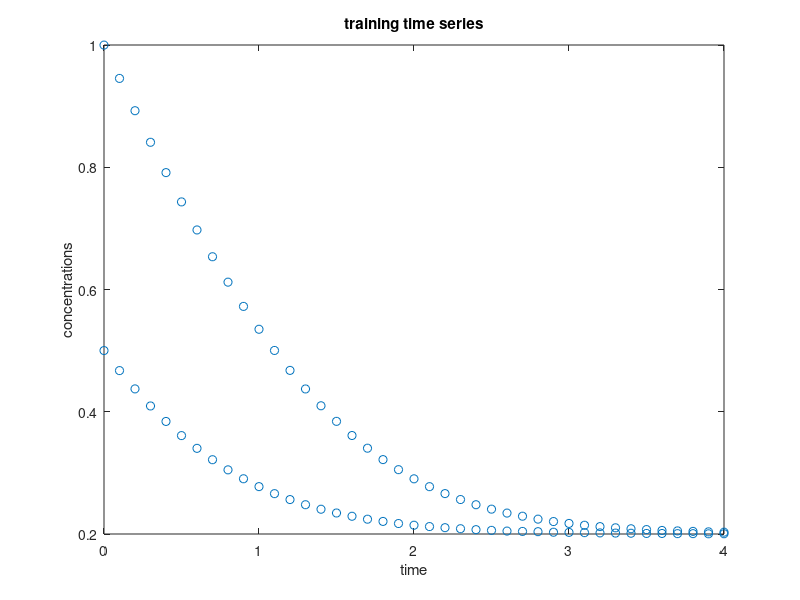
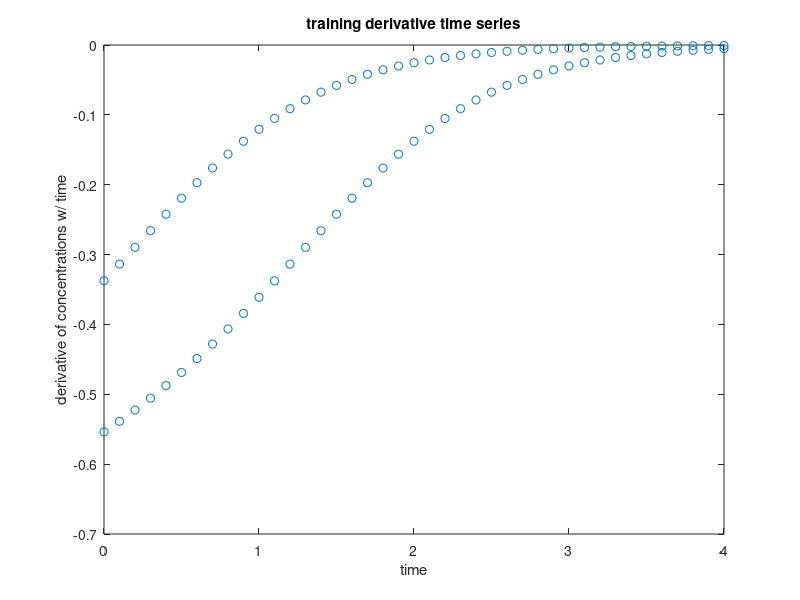

The MATLAB script that drew these images, in order: (Note: this script raises an error after producing the figures.)
% Michaelis menton kinetics

% Copyright 2017, All Rights Reserved
% Code by Niall Mangan for paper "Inferring biological networks by sparse
% identification of nonlinear dynamics"
% by N. M. Mangan S. L. Brunton, J. L. Proctor, and J. N. Kutz


clear all, close all, clc
figpath = '../figures/';
addpath('./utils');
addpath('./bioutils');

%% Define System

%size of system
n = 1;
% rate constants
Vmax = 1.5; % maximum reaction rate
Km = 0.3;   % half max reaction rate
jin = 0.6;  % influx of substrate

% reaction function
MMKinetics = @(x)jin-Vmax.*x./(Km+x);

%% generate Data
measure = 2; % number of initial conditions
dt = 0.1; % time step saved
tspan=[0:dt:4]; % time vector
N = length(tspan);

% intial condition of concentration
x0 = 0.5;

for ii = 1:measure
    % Integrate
    options = odeset('RelTol',1e-7,'AbsTol',1e-7);
    [t1,x1]=ode45(@(t,x)MMKinetics(x),tspan,x0,options);
    tt(:,ii) = t1;
    x(:,:,ii) = x1;
    
    x0 = 2*x0; % get a new initial condition
end
%% add noise & calculate derivative
eps = 1e-4; %magnitude of noise
xn = x + eps*randn(size(x)); % add normally distributed measuement error

figure(1)

%calculate exactly and add error
xt = [];dxt= []; t = [];

for ll =1:measure
    for ii=1:length(x)
        dxf(ii,:,ll) = MMKinetics(x(ii,:, ll));
    end
    epsdt =0;
    dxf = dxf+epsdt*randn(size(dxf));
    
    dxt = [dxt; dxf(:,:,ll)];
    xt = [xt; xn(:,:,ll)];
    t = [t; tt(:, ll)];
end

% % % use TVRegDiff to numerically calculate the derivative
% % % this is very sensative, and takes some playing around to make work
% % % may require more data or lower noise.
% mid = floor(length(tspan)/10);
% 
% xt =[]; t= []; dxt = [];
% clear dxf
% for mm = 1:measure %for each initial condition
%     xtemp = xn(:,:,mm);
%     
%     for nn =1:n % for each variable
%         
%         dx(:, nn) = TVRegDiff( xtemp(:,nn), 5, 1e4, [], 'small', 1e17, dt, 1, 1 );
%         dxf(:,nn, mm)= dx(:,nn); %store in tensor
%         % algorithm does better if you calculate the x values back from
%         % this numerically calculated derivative:
%         x2(:,nn) = cumsum(dx(:,nn))*dt;
%         x2(:,nn) = x2(:,nn) - (mean(x2(mid:end-mid,nn)) - mean(xtemp(mid:end-mid,nn)));
%         x2f(:,nn,mm) = x2(:,nn); % store in tensor 
%     end
%     % stack the time series values and derivatives into a single vector
%     % there are some issues with calculating a derivative numerically at
%     % the edges so not all points are kept
%     dxt = [dxt;dxf(4:end-1,:,mm)];
%     xt = [xt; x2f(4:end-1,:,mm)];
%     t = [t; tt(4:end, mm)];
% end


% Plot time series and derivatives of "training time series"
figure(5)
hold off
plot(t ,xt, 'o')
xlabel('time')
ylabel('concentrations')
title('training time series')

figure(6) 
hold off
plot(t, dxt, 'o')
xlabel('time')
ylabel('derivative of concentrations w/ time')
title('training derivative time series')

%% set the functions to search
% may not be the same as the functions we used to generate the data
laurentorder = 0; % n, for 1/x^n terms in the library
polyorder = 4; % n, for polynomial terms in the library x^n
usesine = 0; % adds sine to the library
dyorder = 1; % n for (dx/dt)^n terms in the library

% pool Data  (i.e., build library of nonlinear time series)
[Theta, Thetastring] = poolDatady(xt,n,polyorder,usesine, laurentorder, dxt, dyorder);

%% compute Sparse regression using ADM
pflag = 2; %plot output. 1 will plot some pareto front output, 2 will plot ADM algorithm details.
tol = 1e-5;
[Xi, indTheta, lambdavec, numterms, errorv] = ADMpareto(Theta, tol, pflag);

%% compare infered model and original model for new initial conditions

figure(12)
x0 = [0.1 0.6 1.2];
dt = 0.1;
tspan2=[0:dt:20];

for i = 1:length(x0)
    [t1,x1]=ode45(@(t,x)MMKinetics(x),tspan2,x0(i),options);
    x1 = x1+ eps*randn(size(x1));
    plot(t1,x1, 'o')
    hold on
end
%% numerically simulate time series for each SINDy discovered model to validate
[libsize, nummods] = size(Xi); % find the number of models

for kk = 1:nummods % loop through sparse coefficient vectors
    kk % display the set of coefficients we are on
    newdxdt = @(x)-Xi(1:size(Xi,1)/2, kk)'*[1 x x*x x*x*x x*x*x*x]'...
        /(Xi(size(Xi,1)/2+1:end, kk)'*[1 x x*x x*x*x x*x*x*x]');

    tspan=[0:dt:20];
    for i = 1:length(x0)
        [t2,x2]=ode23s(@(t,x)newdxdt(x), tspan, x0(i), options);
        hold on
        plot(t2,x2)
    end
    xlabel('time')
    ylabel('x')
    drawnow
    hold off
    
    % save validation time series
    x2val{kk} = x2;
    t2val{kk} = t2;
    
    % store Root Mean Square error between data and validation time series
    RMSE(kk) = sqrt(mean((x2-x1(length(x2),1)).^2));
    
end

% Plot Pareto with validation step
figure
semilogy(numterms, RMSE, 'o')
xlabel('Number of terms')
ylabel('Validated RMSE')
title('Pareto Front for Validation')
